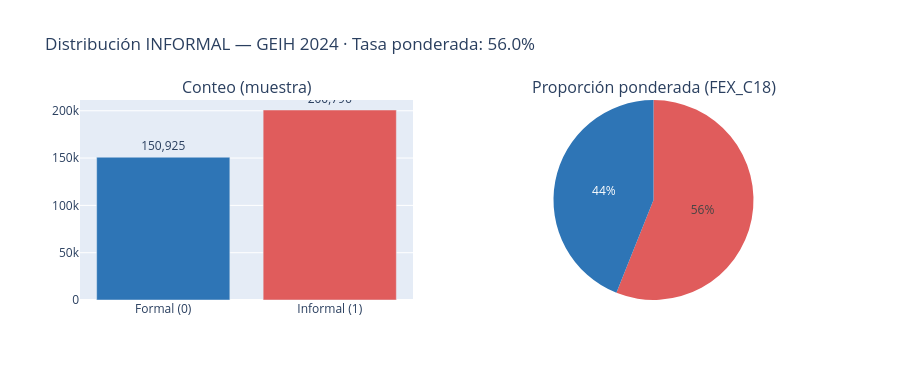

The cell this chart's notebook holds for it:
### Markdown cell above
---
### Distribución de la variable objetivo

### Code cell
n_total    = len(df)
n_informal = (df['INFORMAL'] == 1).sum()
n_formal   = (df['INFORMAL'] == 0).sum()
tasa_pond  = (df['INFORMAL'] * df['FEX_C18']).sum() / df['FEX_C18'].sum() * 100

fig = make_subplots(rows=1, cols=2,
                    subplot_titles=['Conteo (muestra)', 'Proporción ponderada (FEX_C18)'],
                    specs=[[{'type':'bar'}, {'type':'pie'}]])

fig.add_trace(go.Bar(
    x=['Formal (0)', 'Informal (1)'],
    y=[n_formal, n_informal],
    marker_color=['#2E75B6', '#E05C5C'],
    text=[f'{n_formal:,}', f'{n_informal:,}'],
    textposition='outside'
), row=1, col=1)

w_f = df[df['INFORMAL']==0]['FEX_C18'].sum()
w_i = df[df['INFORMAL']==1]['FEX_C18'].sum()
fig.add_trace(go.Pie(
    labels=['Formal', 'Informal'],
    values=[w_f, w_i],
    marker_colors=['#2E75B6', '#E05C5C']
), row=1, col=2)

fig.update_layout(
    title=f'Distribución INFORMAL — GEIH 2024 · Tasa ponderada: {tasa_pond:.1f}%',
    showlegend=False, height=380
)
fig.show()
fig.write_html(OUT_DIR / 'viz_01_target.html')
print(f'Informalidad ponderada (DANE): {tasa_pond:.1f}%')

### Figure 1 — Plotly figure (JSON) as saved in the notebook; plotly's stock layout.template omitted (floating-point values rounded to 4 significant figures)
{"data": [{"marker": {"color": ["#2E75B6", "#E05C5C"]}, "text": ["150,925", "200,796"], "textposition": "outside", "type": "bar", "x": ["Formal (0)", "Informal (1)"], "xaxis": "x", "y": [150925, 200796], "yaxis": "y"}, {"domain": {"x": [0.55, 1.0], "y": [0.0, 1.0]}, "labels": ["Formal", "Informal"], "marker": {"colors": ["#2E75B6", "#E05C5C"]}, "type": "pie", "values": [123600000.0, 157600000.0]}], "layout": {"annotations": [{"font": {"size": 16}, "showarrow": false, "text": "Conteo (muestra)", "x": 0.225, "xanchor": "center", "xref": "paper", "y": 1.0, "yanchor": "bottom", "yref": "paper"}, {"font": {"size": 16}, "showarrow": false, "text": "Proporción ponderada (FEX_C18)", "x": 0.775, "xanchor": "center", "xref": "paper", "y": 1.0, "yanchor": "bottom", "yref": "paper"}], "height": 380, "showlegend": false, "title": {"text": "Distribución INFORMAL — GEIH 2024 · Tasa ponderada: 56.0%"}, "xaxis": {"anchor": "y", "domain": [0.0, 0.45]}, "yaxis": {"anchor": "x", "domain": [0.0, 1.0]}}}
